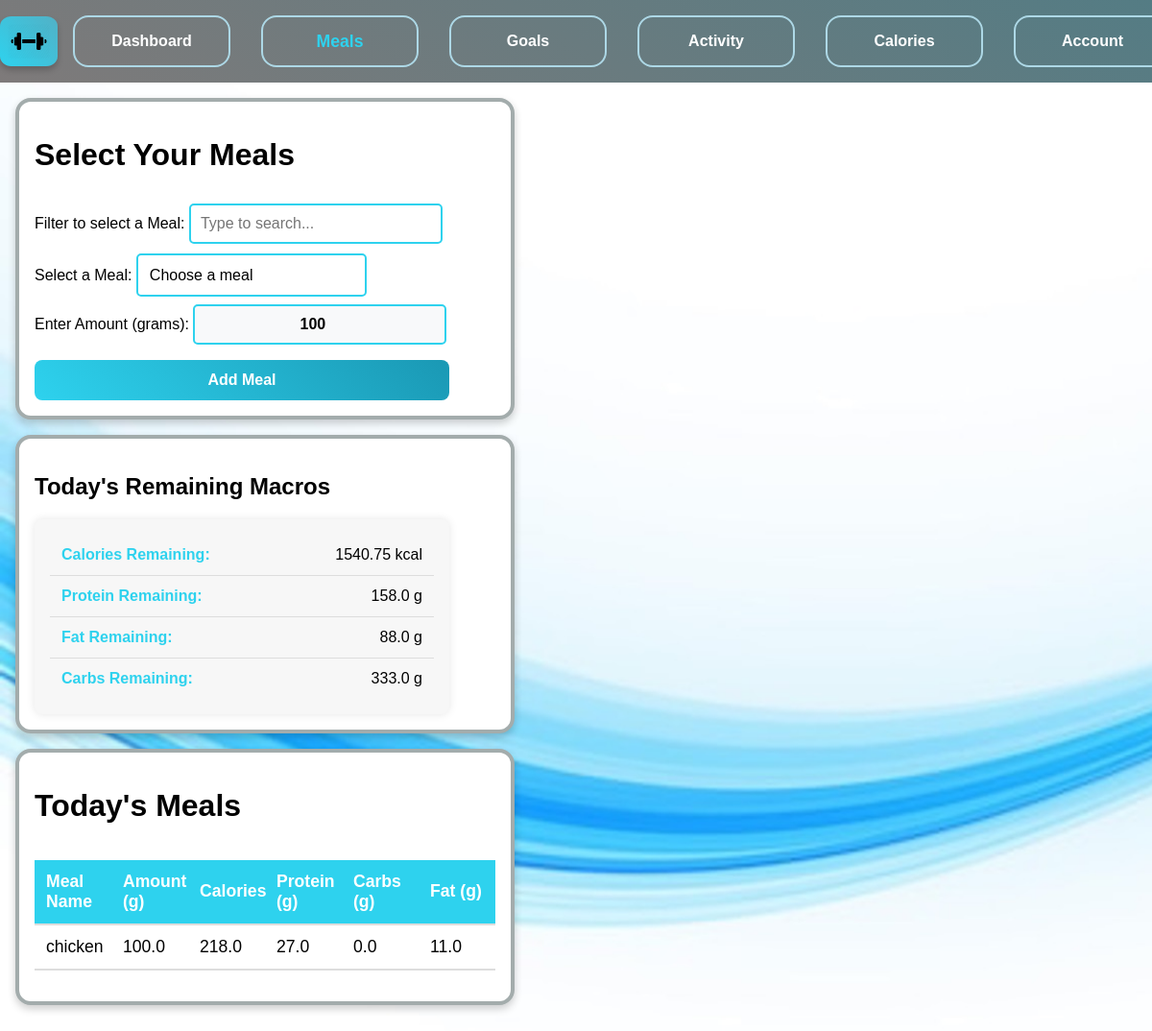
The app's page /meals (signed in) with its own data.
### app.py (models this page shows, shortened)
class User(db.Model):
    id = db.Column(db.Integer, primary_key=True)
    username = db.Column(db.String(100))
    weight = db.Column(db.Float, default=90)
    height = db.Column(db.Float, default=1.75)
    age = db.Column(db.Integer, default=48)
    gender = db.Column(db.String(10), default='male')
    bmi = db.Column(db.Float)
    bmr = db.Column(db.Float)
    tdee = db.Column(db.Float)
    exercise_level = db.Column(db.String(20), default='sedentary')
    goal = db.Column(db.String(20), default='maintain')
    intensity = db.Column(db.String(20))
    caloriesRequired = db.Column(db.Float)
    proteinRatio = db.Column(db.Float)
    fatRatio = db.Column(db.Float)
    carbRatio = db.Column(db.Float)
    proteinRequired = db.Column(db.Float)
    fatRequired = db.Column(db.Float)
    carbRequired = db.Column(db.Float)
    caloriesRemaining = db.Column(db.Float)
    proteinRemaining = db.Column(db.Float)
    fatRemaining = db.Column(db.Float)
    carbRemaining = db.Column(db.Float)
    last_reset = db.Column(db.Date, default=lambda: datetime.now(timezone.utc).date())
    def reset_macros(self):
        today = datetime.now(timezone.utc).date()
        if self.caloriesRemaining is None:
            self.caloriesRemaining = self.caloriesRequired or 0
        if self.proteinRemaining is None:
            self.proteinRemaining = self.proteinRequired or 0
        if self.fatRemaining is None:
            self.fatRemaining = self.fatRequired or 0
        if self.carbRemaining is None:
            self.carbRemaining = self.carbRequired or 0
        if self.last_reset is None:
            self.last_reset = today
    meals = db.relationship('UserMeals', backref='user', lazy=True, cascade="all, delete-orphan")

class UserMeals(db.Model):
    id = db.Column(db.Integer, primary_key=True)
    user_id = db.Column(db.Integer, db.ForeignKey('user.id'), nullable=False)
    meal_id = db.Column(db.Integer, db.ForeignKey('meal.id'), nullable=False)
    amount = db.Column(db.Float, default=100)
    calories = db.Column(db.Float, nullable=False)
    protein = db.Column(db.Float, nullable=False)
    carbs = db.Column(db.Float, nullable=False)
    fat = db.Column(db.Float, nullable=False)
    date_added = db.Column(db.DateTime, default=lambda: datetime.now(timezone.utc))

class Meal(db.Model):
    id = db.Column(db.Integer, primary_key=True)
    food_name = db.Column(db.String(100), unique=True, nullable=False)
    measure = db.Column(db.String(50), nullable=True)
    grams = db.Column(db.Float, nullable=True)
    calories = db.Column(db.Float, nullable=True)
    protein = db.Column(db.Float, nullable=True)
    fat = db.Column(db.Float, nullable=True)
    sat_fat = db.Column(db.Float, nullable=True)
    fiber = db.Column(db.Float, nullable=True)
    carbs = db.Column(db.Float, nullable=True)
    category = db.Column(db.String(50), nullable=True)
    users = db.relationship('UserMeals', backref='meal', lazy=True)

### app.py (the view, shortened to what this page needs)
@app.route('/meals', methods=['POST', 'GET'])
def meals():
    if 'username' not in session:
        return redirect(url_for('login'))
    username = session.get('username')
    found_user = User.query.filter_by(username=username).first()
    if not user_details_complete(found_user):
        flash("Please complete your account details before using the program.", "warning")
        return redirect(url_for('account'))
    found_user.reset_macros()
    meals_list = Meal.query.all()
    today = datetime.now(timezone.utc).date()
    user_meals = (
        db.session.query(UserMeals, Meal)
        .join(Meal)
        .filter(UserMeals.user_id == found_user.id)
        .filter(UserMeals.date_added >= today)  # Filter meals added today
        .all()
    )
    goal_messages = check_goal_achievement(found_user)
    return render_template('meals.html',
                           meals_list=meals_list,
                           user_meals=user_meals,
                           user_db=found_user,
                           goal_messages=goal_messages
                           )

### modules.py (called while the page is built)
def check_goal_achievement(user):
    messages = []
    calorie_margin = 30
    macro_margin = 5
    if abs(user.caloriesRemaining) <= calorie_margin:
        messages.append("🎉 You've reached your calorie goal for today!")
    if abs(user.proteinRemaining) <= macro_margin:
        messages.append("💪 Great job! You've hit your protein goal!")
    if abs(user.fatRemaining) <= macro_margin:
        messages.append("🥑 Awesome! You've met your fat intake goal!")
    if abs(user.carbRemaining) <= macro_margin:
        messages.append("🍞 Congrats! You've hit your carb goal!")
    return messages

def user_details_complete(user):
    return all([
        user.weight is not None,
        user.height is not None,
        user.age is not None,
        user.gender is not None,
        user.exercise_level is not None,
        user.caloriesRequired is not None,
        user.proteinRequired is not None,
        user.fatRequired is not None,
        user.carbRequired is not None
    ])

### templates/meals.html (shortened to what this page needs)
{% extends "base.html" %}
{% block content %}
<div class="section-box">
    <h1>Select Your Meals</h1>
    <form method="POST" action="/meals">
        <label for="meal-search">Filter to select a Meal:</label>
        <input type="text" id="meal-search" onkeyup="filterMeals()" placeholder="Type to search...">
        <br>
        <label for="meal_id">Select a Meal:</label>
        <select name="meal_id" id="meal_id" required>
            <option value="" disabled selected>Choose a meal</option>
        </select>
        <br>
        <label for="amount">Enter Amount (grams):</label>
        <input type="number" name="amount" id="amount" min="1" value="100" required>
        <button type="submit" class="styled-button">Add Meal</button>
    </form>
</div>
<div class="section-box">
    <h2>Today's Remaining Macros</h2>
    <ul class="user-list">
        <li><strong>Calories Remaining:</strong> {{ user_db.caloriesRemaining }} kcal</li>
        <li><strong>Protein Remaining:</strong> {{ user_db.proteinRemaining }} g</li>
        <li><strong>Fat Remaining:</strong> {{ user_db.fatRemaining }} g</li>
        <li><strong>Carbs Remaining:</strong> {{ user_db.carbRemaining }} g</li>
    </ul>
</div>
<div class="section-box">
    <h1>Today's Meals</h1>
    {% if user_meals %}
        <table>
            <thead>
                <tr>
                    <th>Meal Name</th>
                    <th>Amount (g)</th>
                    <th>Calories</th>
                    <th>Protein (g)</th>
                    <th>Carbs (g)</th>
                    <th>Fat (g)</th>
                </tr>
            </thead>
            <tbody>
                {% for user_meal, meal in user_meals %}
                <tr>
                    <td>{{ meal.food_name }}</td>
                    <td>{{ user_meal.amount }}</td>
                    <td>{{ user_meal.calories }}</td>
                    <td>{{ user_meal.protein }}</td>
                    <td>{{ user_meal.carbs }}</td>
                    <td>{{ user_meal.fat }}</td>
                </tr>
                {% endfor %}
            </tbody>
        </table>
    {% else %}
        <p>No meals selected yet.</p>
    {% endif %}
</div>
{% endblock %}

### static/style.css (style rules this page uses)
html, body { background-image: url("./images/background.jpg"); background-size: cover; background-attachment: fixed; height: 100%; margin: 0rem; display: flex; flex-direction: column; box-sizing: border-box; font-family: sans-serif; }
.section-box { display: flex; flex-direction: column; flex-grow: 1; border: 0.3rem solid rgb(163, 172, 172); padding: 1rem; margin: 1rem; border-radius: 1rem; background-color: white; width: 40%; box-shadow: 0 0.25rem 0.5rem rgba(0, 0, 0, 0.2); transition: transform 0.3s ease-in-out; overflow: hidden; }
input[type="text"], input[type="password"] { width: 90%; padding: 0.75rem; margin: 0.5rem 0; border: 1px solid #ccc; border-radius: 0.5rem; font-size: 1rem; outline: none; transition: border-color 0.3s ease-in-out, box-shadow 0.2s ease-in-out; }
button, input[type="submit"] { width: 90%; padding: 0.75rem; margin-top: 1rem; border: none; border-radius: 0.5rem; background: linear-gradient(45deg, #2ed2ee, #1a98b4); color: white; font-size: 1rem; cursor: pointer; transition: all 0.3s ease-in-out; font-weight: bold; }
.user-list { list-style: none; padding: 1rem; margin: 0; background: #f7f7f7; border-radius: 0.5rem; box-shadow: 0 0 10px rgba(0, 0, 0, 0.1); max-width: 400px; }
.user-list li { padding: 0.75rem; font-size: 1rem; border-bottom: 1px solid #ddd; display: flex; justify-content: space-between; }
.user-list li:last-child { border-bottom: none; }
.user-list li strong { color: #2ed2ee; }
#meal-search { width: 50%; padding: 0.625rem; margin: 0.625rem 0; border: 0.125rem solid #2ed2ee; border-radius: 0.3125rem; font-size: 1rem; outline: none; transition: 0.3s ease-in-out; }
#meal_id { width: 50%; padding: 0.75rem; border: 0.125rem solid #2ed2ee; border-radius: 0.3125rem; font-size: 1rem; background: #ffffff; appearance: none; cursor: pointer; outline: none; transition: 0.3s ease-in-out; }
#amount { width: 50%; padding: 0.625rem; margin-top: 0.5rem; border: 0.125rem solid #2ed2ee; border-radius: 0.3125rem; font-size: 1rem; outline: none; transition: 0.3s ease-in-out; text-align: center; font-weight: bold; background-color: #f8f9fa; }
table { width: 100%; border-collapse: collapse; margin: 1rem 0; font-size: 1.1rem; text-align: left; table-layout: fixed; overflow-x: auto; }
th, td { padding: 0.75rem; border-bottom: 2px solid #ddd; }
th { background-color: #2ed2ee; color: white; }

### records on screen
User: caloriesRemaining "1540.75", proteinRemaining "158.0", fatRemaining "88.0", carbRemaining "333.0"
UserMeals: food_name "chicken", amount "100.0", calories "218.0", protein "27.0", carbs "0.0", fat "11.0"
